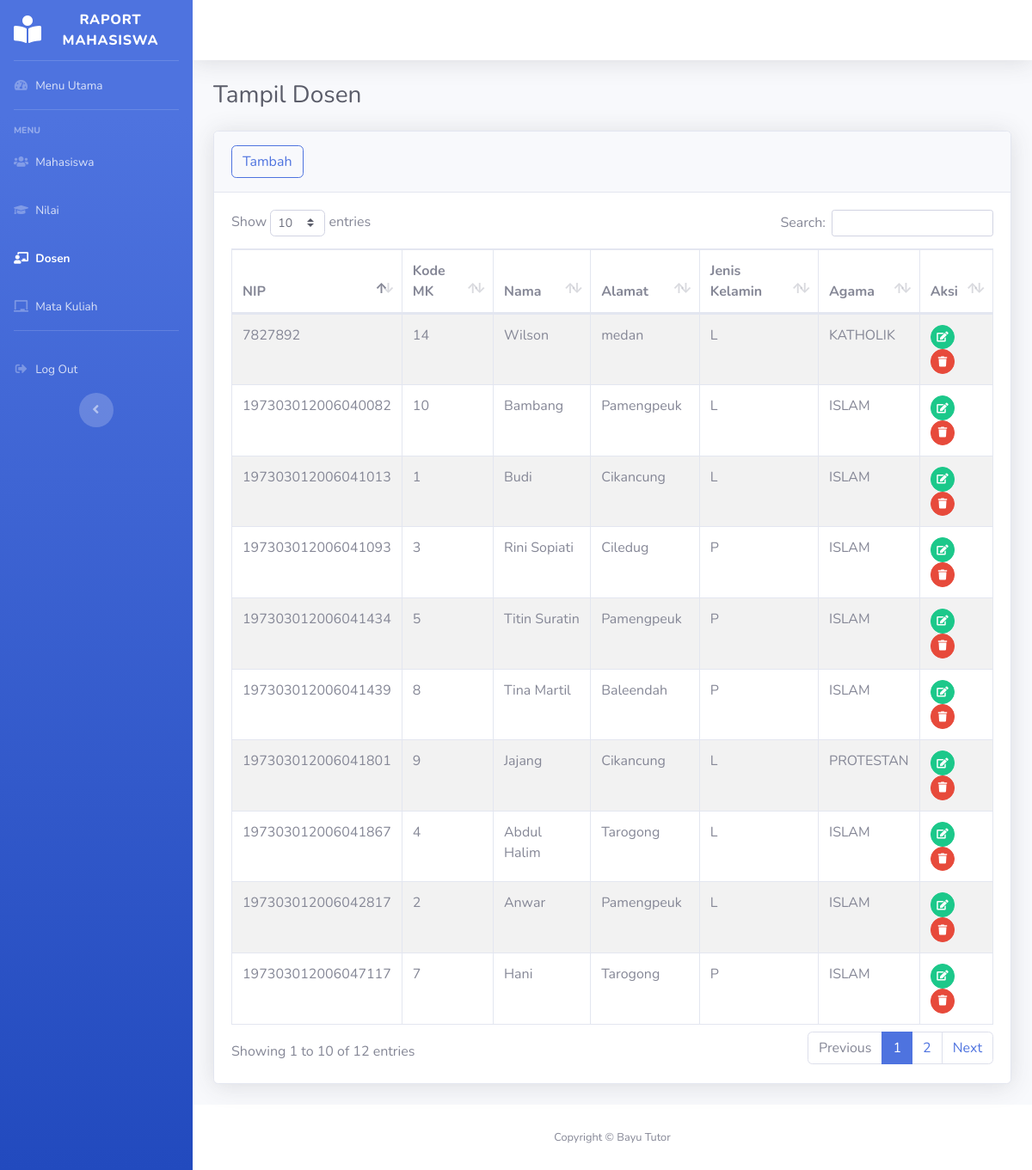
The app's page /guru/guru.php (signed in) with its own data.
### tables this page shows
CREATE TABLE `guru` (
  `nip` varchar(18) NOT NULL,
  `kd_mp` int(11) DEFAULT NULL,
  `nama_guru` varchar(30) DEFAULT NULL,
  `alamat` varchar(30) DEFAULT NULL,
  `jenis_kelamin` enum('L','P') DEFAULT NULL,
  `agama` enum('ISLAM','PROTESTAN','KATHOLIK','HINDU','BUDHA','KONGHUCU','LAINNYA') DEFAULT NULL
);

### guru/guru.php (the view, shortened to what this page needs)
<?php
$title = 'guru';
?>
<!DOCTYPE html>
<html lang="en">
<head>
    <link href="../assets/vendor/fontawesome-free/css/all.min.css" rel="stylesheet" type="text/css">
    <link href="../assets/css/sb-admin-2.min.css" rel="stylesheet">
    <link href="../assets/vendor/datatables/dataTables.bootstrap4.min.css" rel="stylesheet">
</head>
<body id="page-top">
    <div id="wrapper">
       <?php include_once("../layout/sidebar.php") ?>
        <div id="content-wrapper" class="d-flex flex-column">
            <div id="content">
            <?php include_once("../layout/topbar.php") ?>
                <div class="container-fluid">
                    <h1 class="h3 mb-4 text-gray-800">Tampil Dosen</h1>
                    <div class="card shadow mb-4">
                        <div class="card-header py-3">
                            <a href="guru-tambah.php"><button type="button" class="btn btn-outline-primary rounded">Tambah</button></a>
                        </div>
                        <div class="card-body">
                            <?php
                            $db=dbConnect();
                            if($db->connect_errno==0){
                            $sql="SELECT * FROM guru";
                            $res=$db->query($sql);
                            if($res){
                            ?>
                            <div class="table-responsive">
                                <table class="table table-bordered table-striped" id="dataTable" width="100%" cellspacing="0">
                                    <thead>
                                        <tr>
                                            <th>NIP</th>
                                            <th>Kode MK</th>
                                            <th>Nama</th>
                                            <th>Alamat</th>
                                            <th>Jenis Kelamin</th>
                                            <th>Agama</th>
                                            <th>Aksi</th>
                                        </tr>
                                    </thead>
                                    <tbody>
                                        <?php
                                        $data = $res->fetch_all(MYSQLI_ASSOC);
                                        foreach($data as $row){
                                        ?>
                                        <tr>
                                            <td><?php echo $row['nip']; ?></td>
                                            <td><?php echo $row['kd_mp']; ?></td>
                                            <td><?php echo $row['nama_guru']; ?></td>
                                            <td><?php echo $row['alamat'];?></td>
                                            <td><?php echo $row['jenis_kelamin']; ?></td>
                                            <td><?php echo $row['agama']; ?></td>
                                            <td>
                                                <a href="guru-edit.php?nip=<?= $row['nip']?>" class="btn btn-success btn-circle btn-sm">
                                                <i class="fas fa-edit"></i>
                                                </a>
                                                <a href="guru-hapus.php?nip=<?= $row['nip'];?>" class="btn btn-danger btn-circle btn-sm hapus">
                                                <i class="fas fa-trash"></i>
                                                </a>
                                            </td>
                                        </tr>
                                            <?php
                                    }
                                    ?>
                                    </tbody>
                                </table>
                                	<?php
	}else
		echo "Gagal Eksekusi SQL".(DEVELOPMENT?" : ".$db->error:"")."<br>";
}
else
	echo "Gagal koneksi".(DEVELOPMENT?" : ".$db->connect_error:"")."<br>";
?>
                            </div>
                        </div>
                </div>
            </div>
            <?php include_once("../layout/footer.php") ?>
        </div>
    </div>
</body>
</html>

### layout/sidebar.php
<ul class="navbar-nav bg-gradient-primary sidebar sidebar-dark accordion" id="accordionSidebar">
    <a class="sidebar-brand d-flex align-items-center justify-content-center" >
        <div class="sidebar-brand-icon ">
            <i class="fas fa-book-reader"></i>
        </div>
        <div class="sidebar-brand-text mx-3">Raport Mahasiswa</div>
    </a>
    <hr class="sidebar-divider my-0">
    <li class="nav-item <?php if($title == 'dashboard') echo "active" ?>">
        <a class="nav-link" href="../index2.php">
            <i class="fas fa-fw fa-tachometer-alt"></i>
            <span>Menu Utama</span></a>
    </li>
    <hr class="sidebar-divider">
    <div class="sidebar-heading">
        Menu
    </div>
    <li class="nav-item <?php if($title == 'siswa') echo 'active' ?>">
        <a class="nav-link" href="../siswa/siswa.php">
            <i class="fas fa-fw fa-users"></i>
            <span>Mahasiswa</span>
        </a>
    </li>
    <li class="nav-item <?php if($title == 'nilai') echo 'active' ?>">
        <a class="nav-link" href="../nilai/nilai.php">
            <i class="fas fa-fw fa-graduation-cap"></i>
            <span>Nilai</span>
        </a>
    </li>
    <li class="nav-item <?php if($title == 'guru') echo 'active' ?>">
        <a class="nav-link" href="../guru/guru.php">
            <i class="fas fa-fw fa-chalkboard-teacher"></i>
            <span>Dosen</span>
        </a>
    </li>
    <li class="nav-item <?php if($title == 'mata-pelajaran') echo 'active' ?>">
        <a class="nav-link" href="../mata-pelajaran/mata-pelajaran.php">
            <i class="fas fa-fw fa-chalkboard"></i>
            <span>Mata Kuliah</span>
        </a>
    </li>
    <hr class="sidebar-divider d-none d-md-block">
    <li class="nav-item">
        <a class="nav-link" href="../logout.php">
            <i class="fas fa-fw fa-sign-out-alt"></i>
            <span>Log Out</span></a>
    </li>
    <div class="text-center d-none d-md-inline">
        <button class="rounded-circle border-0" id="sidebarToggle"></button>
    </div>
</ul>

### layout/topbar.php (shortened to what this page needs)
<nav class="navbar navbar-expand navbar-light bg-white topbar mb-4 static-top shadow">
</nav>

### layout/footer.php
<footer class="sticky-footer bg-white">
                <div class="container my-auto">
                    <div class="copyright text-center my-auto">
                        <span>Copyright &copy; Bayu Tutor </span>
                    </div>
                </div>
</footer>

### records on screen
guru: nip "197303012006040082", kd_mp "10", nama_guru "Bambang", alamat "Pamengpeuk", jenis_kelamin "L", agama "ISLAM"
guru: nip "197303012006041013", kd_mp "1", nama_guru "Budi", alamat "Cikancung", jenis_kelamin "L", agama "ISLAM"
guru: nip "197303012006041093", kd_mp "3", nama_guru "Rini Sopiati", alamat "Ciledug", jenis_kelamin "P", agama "ISLAM"
guru: nip "197303012006041434", kd_mp "5", nama_guru "Titin Suratin", alamat "Pamengpeuk", jenis_kelamin "P", agama "ISLAM"
guru: nip "197303012006041439", kd_mp "8", nama_guru "Tina Martil", alamat "Baleendah", jenis_kelamin "P", agama "ISLAM"
guru: nip "197303012006041801", kd_mp "9", nama_guru "Jajang", alamat "Cikancung", jenis_kelamin "L", agama "PROTESTAN"
guru: nip "197303012006041867", kd_mp "4", nama_guru "Abdul Halim", alamat "Tarogong", jenis_kelamin "L", agama "ISLAM"
guru: nip "197303012006042817", kd_mp "2", nama_guru "Anwar", alamat "Pamengpeuk", jenis_kelamin "L", agama "ISLAM"
guru: nip "197303012006047117", kd_mp "7", nama_guru "Hani", alamat "Tarogong", jenis_kelamin "P", agama "ISLAM"
guru: nip "7827892", kd_mp "14", nama_guru "Wilson", alamat "medan", jenis_kelamin "L", agama "KATHOLIK"
